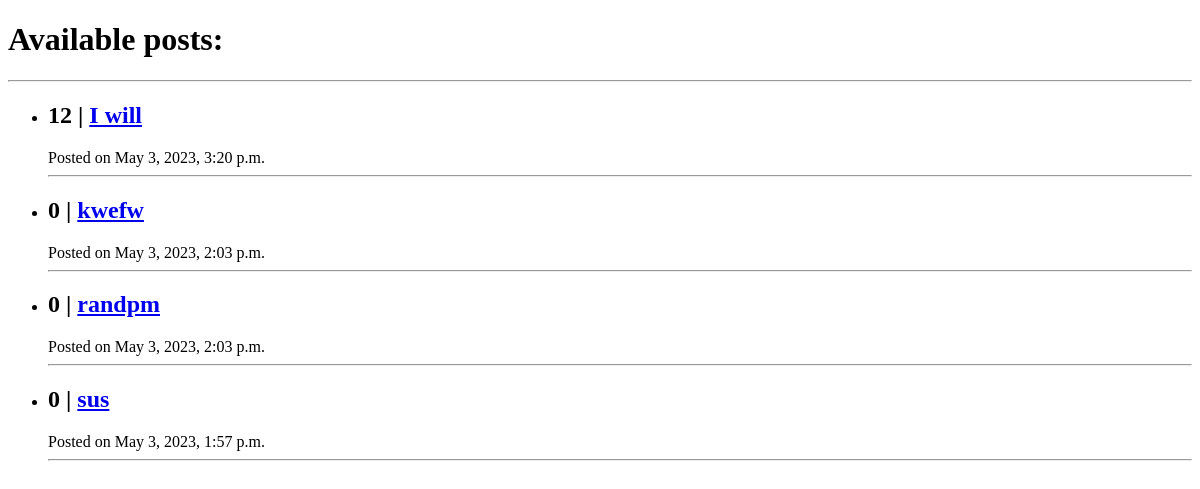
/, run on an earlier commit of the app's database.
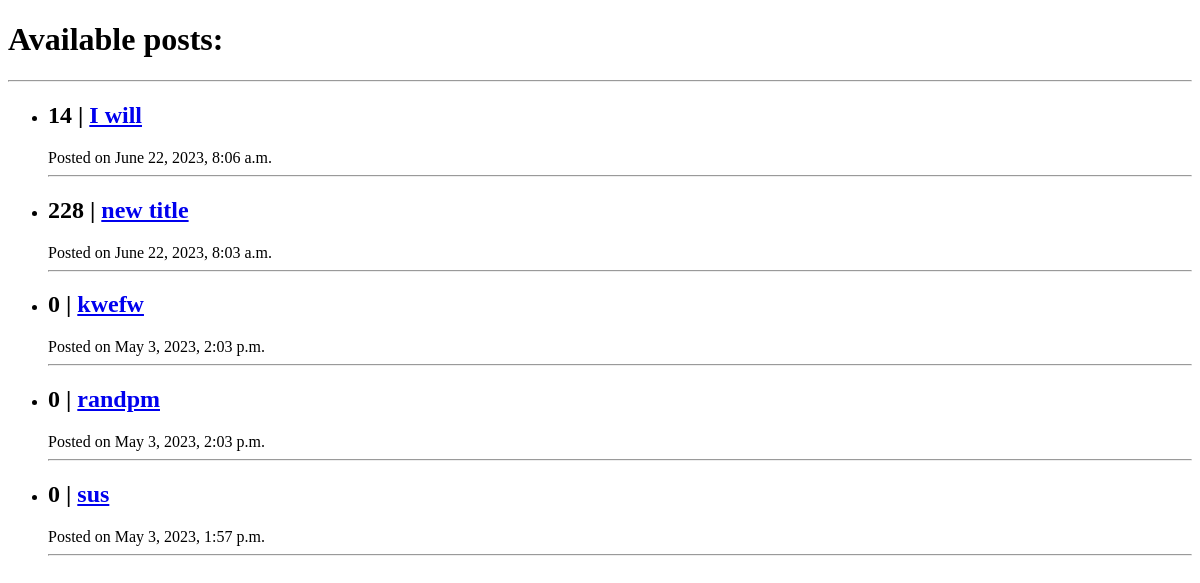
And on a later commit of the database.
### myapp/models.py (models this page shows, shortened)
class Post(models.Model):
    title = models.CharField(max_length=48)
    text = models.TextField()
    pub_date = models.DateTimeField('Date published', auto_now=True)
    score = models.IntegerField(default=0)

### myapp/views.py (the view)
# urls.py: path('', views.index, name='index_url'),
def index(request):
    posts = Post.objects.order_by('-pub_date')[:5]
    context = { 'posts' : posts }
    template = loader.get_template('myapp/index.html')
    return HttpResponse(template.render(context, request))

### myapp/templates/myapp/index.html (shortened to what this page needs)
{% extends 'myapp/base.html' %}
{% block content %}
    <h1>Available posts:</h1>
    <hr>
    <ul>
    {% if posts %}
        {% for post in posts  %}
            <li><h2><b>{{post.score}}</b>  | <a href="{% url 'myapp:details_url' post.id %}">{{post.title}}</a> </li>
            Posted on {{post.pub_date}}
            <hr>
        {% endfor %}
    {% else %}
        <h1><b>No posts yet!<b><h1>
    {% endif %}
    </ul>
{% endblock content %}

### myapp/templates/myapp/base.html (shortened to what this page needs)
<!DOCTYPE html>
<html>
    <head>
        <link rel="stylesheet" href="">
    </head>
    <body>
        {% block content %}{% endblock content %}
    </body>
</html>

What changed in the data, as far as the page shows it:
changed Post "I will": score "12" → "14"; pub_date "May 3, 2023, 3:20 p.m." → "June 22, 2023, 8:06 a.m."
added Post: score "228", title "new title", pub_date "June 22, 2023, 8:03 a.m."
